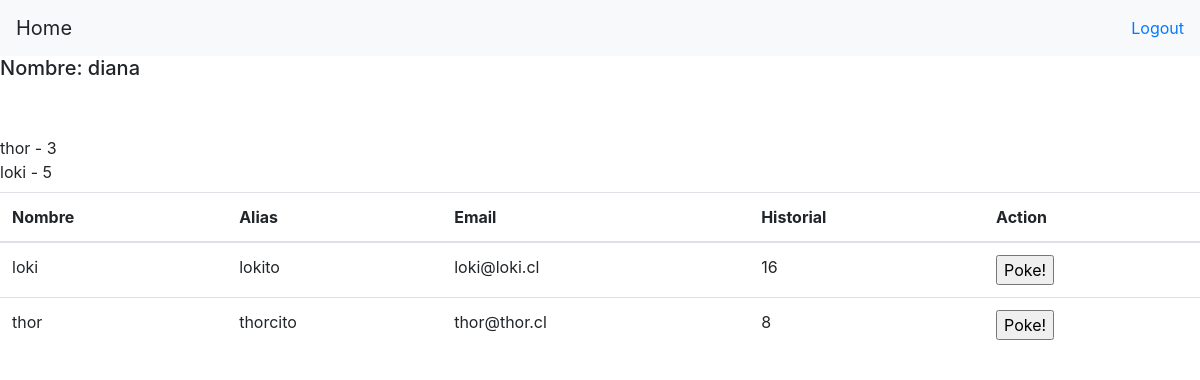
Page /home/ (signed in) on the committed database.
### login/models.py (models this page shows)
class User(models.Model):
    nombre = models.CharField(max_length=40)
    alias = models.CharField(max_length=40)
    email = models.CharField(max_length=40)
    password = models.CharField(max_length=255)
    cumple = models.DateTimeField()
    rol = models.PositiveIntegerField(default=1)
    historico = models.IntegerField(default=0)
    created_at = models.DateTimeField(auto_now_add=True)
    updated_at = models.DateTimeField(auto_now=True)
    objects = UserManager()

### home/views.py (the view)
# urls.py: 2. Add a URL to urlpatterns:  path('', views.home, name='home')
def home(request):
    reg_user = User.objects.get(id=request.session['user_id'])
    poke_users= Poke.objects.filter(receptor =reg_user, ).count()
    poke_count = Poke.objects.values('emisor_id').count()
    poke_user = Poke.objects.filter(receptor = reg_user).values('emisor').annotate(total=Count('emisor')).order_by('total')
    pokearr=[]
    for user in poke_user:
        print ("******",user["emisor"])
        pokearr.append({
            "emisor":User.objects.filter(id=user["emisor"]),
            "total":user["total"]
        })
    context = {
        "active_user": reg_user,
        "lista_users": User.objects.all(),
        "poke_users" : poke_users,
        "poke_user" : poke_user,
        "pokearr" :pokearr
    }
    return render(request, 'home.html', context)

### login/templates/home.html (shortened to what this page needs)
<!DOCTYPE html>
<html lang="en">
<head>
    {% load static %}
    <link rel="stylesheet" href="https://stackpath.bootstrapcdn.com/bootstrap/4.1.3/css/bootstrap.min.css">
</head>
<body>
    <div class="wrapper">
    {% include "navbar.html" %}
        <div class="header">
            <h5>Nombre: {{active_user.nombre}} {{active_user.apellido}}</h5>
            <br>
        </div>
        <br>
        <div class="content">
            {% for usuario in pokearr %}
            {{ usuario.emisor.0.nombre}} - {{ usuario.total}} <br>
            {%endfor%}
        </div>
    </div>
    <table class="table">
                <thead>
                    <tr>
                        <th scope="col">Nombre</th>
                        <th scope="col">Alias</th>
                        <th scope="col">Email</th>
                        <th scope="col">Historial</th>
                        <th scope="col">Action</th>
                    </tr>
                </thead>
                <tbody>
                {% for usuario in lista_users %}
                {% if usuario.id != active_user.id %}
                <tr>
                    <td>{{usuario.nombre}}</td>
                    <td>{{usuario.alias}}</td>
                    <td>{{usuario.email}}</td>
                    <td>{{usuario.historico}}</td>
                    <td>
                        <form action= "addpoke" method="POST">
                            <input type="submit" name="poke" value="Poke!">
                        </form>
                    </td>
                </tr>
                {% endif %}
                {% endfor %}
            </tbody>
            </table>
</body>
</html>

### login/templates/navbar.html
<nav class="navbar navbar-light bg-light">
  <a class="navbar-brand">Home</a>
  <form class="form-inline">
    <a href="/logout">Logout</a>
  </form>
</nav>

### rows in the picture
User: nombre "diana"
User: emisor.0.nombre "thor", nombre "thor", alias "thorcito", email "thor@thor.cl", historico "8"
User: emisor.0.nombre "loki", nombre "loki", alias "lokito", email "loki@loki.cl", historico "16"

### other values in the picture
{{ usuario.total }} "3" "5"
